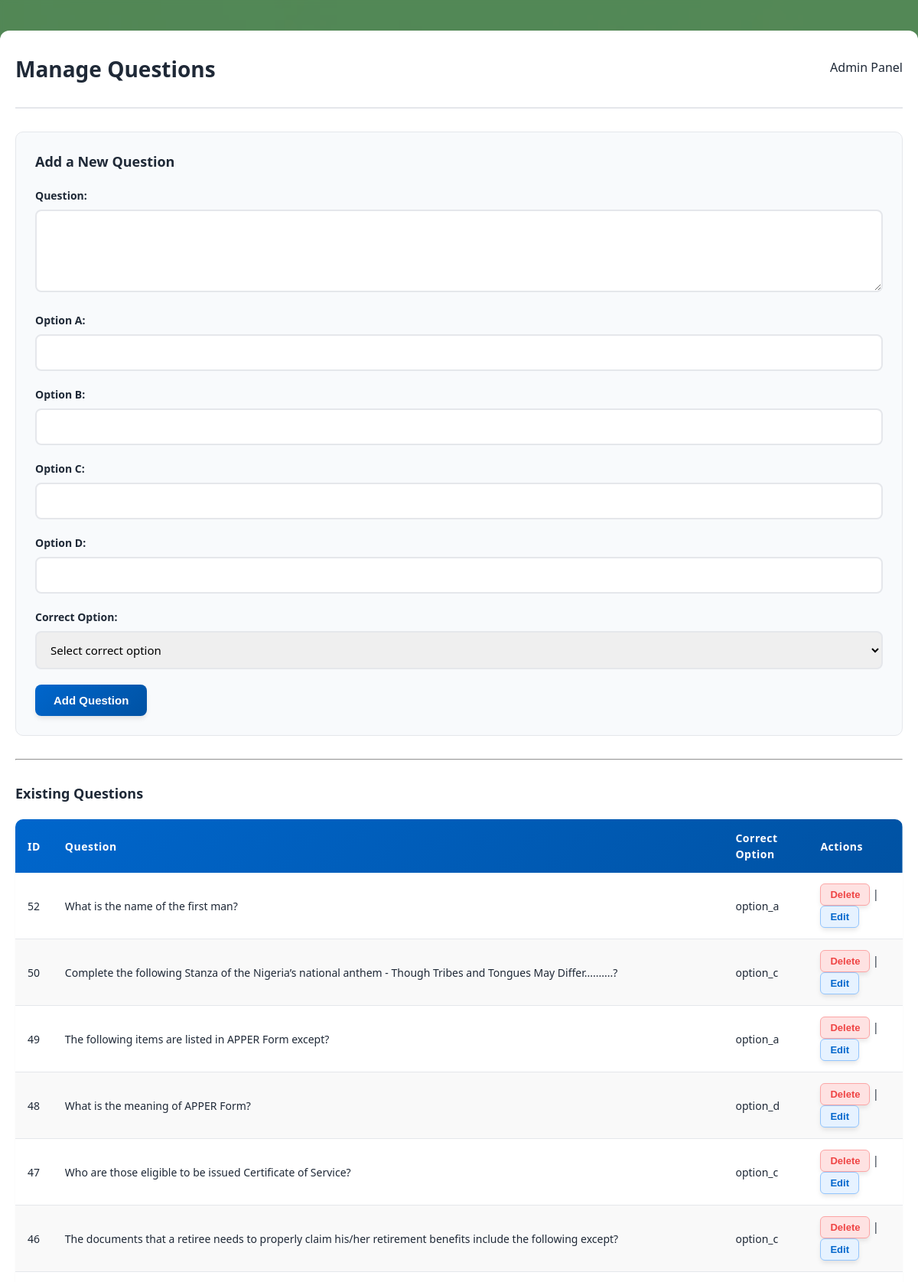
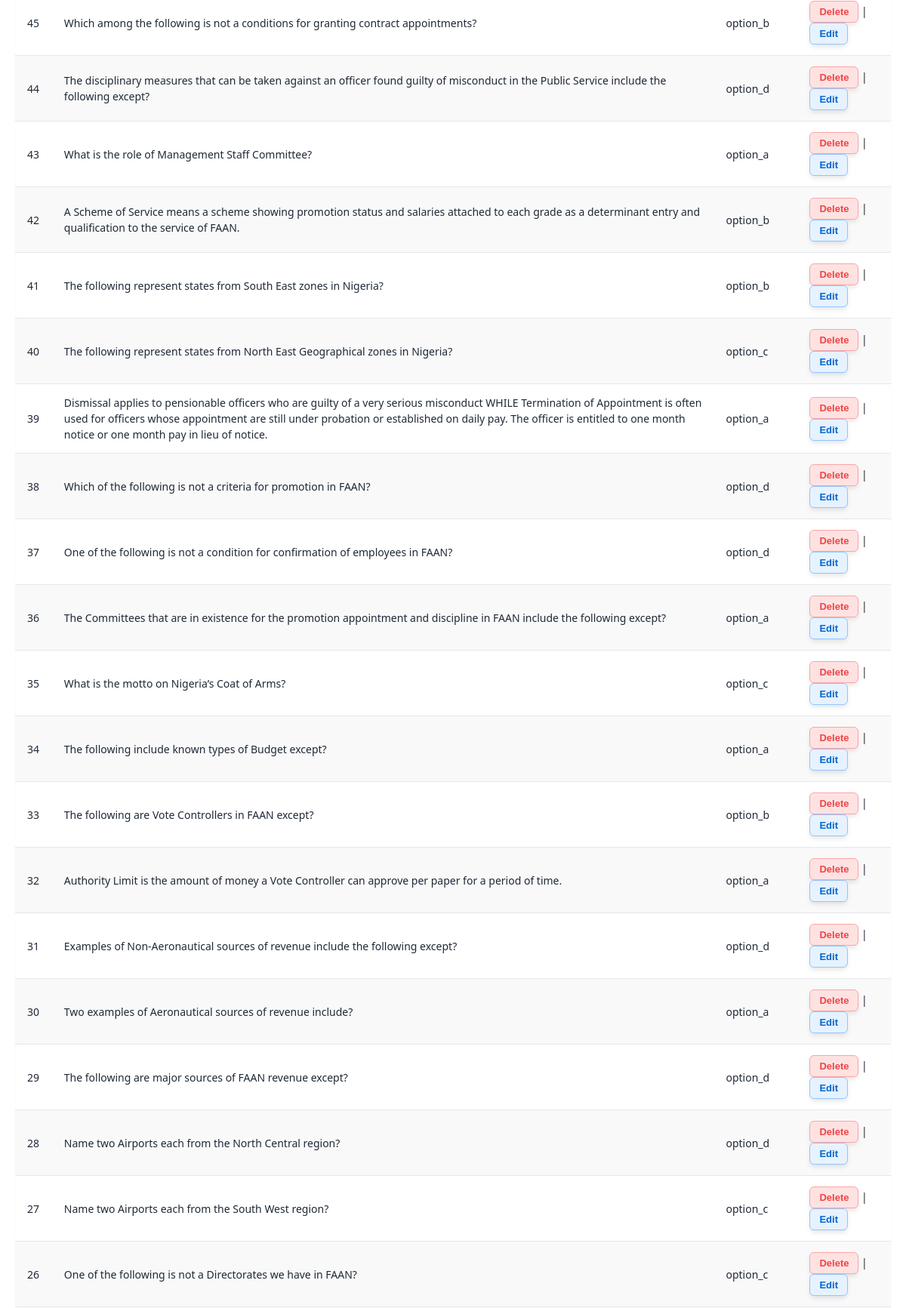
The page /admin/questions (signed in, upper part) on the database its author committed (2 pictures, top to bottom).
### tables this page shows
CREATE TABLE questions (
                id INTEGER PRIMARY KEY AUTOINCREMENT,
                question TEXT NOT NULL,
                option_a TEXT NOT NULL,
                option_b TEXT NOT NULL,
                option_c TEXT NOT NULL,
                option_d TEXT NOT NULL,
                correct_option TEXT NOT NULL
            );

### app.py (the view, shortened to what this page needs)
@app.route("/admin/questions", methods=["GET", "POST"])
def admin_questions():
    if not flask_session.get("is_admin"):
        return redirect(url_for("admin_login"))
    db = get_db()
    questions = db.execute("SELECT * FROM questions ORDER BY id DESC").fetchall()
    return render_template("admin_questions.html", questions=questions)

### app.py (called while the page is built)
def get_db() -> sqlite3.Connection:
    if "db" not in g:
        g.db = sqlite3.connect(DATABASE)
        g.db.row_factory = sqlite3.Row
    return g.db

### templates/admin_questions.html (shortened to what this page needs)
<!DOCTYPE html>
<html lang="en">
<head>
    <link rel="stylesheet" href="{{ url_for('static', filename='style.css') }}">
</head>
<body class="landing-bg">
    <div class="admin-container">
        <header class="exam-header">
            <h1>Manage Questions</h1>
            <p class="exam-progress">Admin Panel</p>
        </header>
        <section class="form-section">
            <h2>Add a New Question</h2>
            <form method="POST" action="">
                <div class="form-group">
                    <label for="question">Question:</label>
                    <textarea id="question" name="question" required rows="4"></textarea>
                </div>
                <div class="form-group">
                    <label for="option_a">Option A:</label>
                    <input type="text" id="option_a" name="option_a" required>
                </div>
                <div class="form-group">
                    <label for="option_b">Option B:</label>
                    <input type="text" id="option_b" name="option_b" required>
                </div>
                <div class="form-group">
                    <label for="option_c">Option C:</label>
                    <input type="text" id="option_c" name="option_c">
                </div>
                <div class="form-group">
                    <label for="option_d">Option D:</label>
                    <input type="text" id="option_d" name="option_d">
                </div>
                <div class="form-group">
                    <label for="correct_option">Correct Option:</label>
                    <select id="correct_option" name="correct_option" required>
                        <option value="" disabled selected>Select correct option</option>
                    </select>
                </div>
                <button type="submit" class="btn-primary">Add Question</button>
            </form>
        </section>
        <hr>
        <section class="table-section">
            <h2>Existing Questions</h2>
            {% if questions %}
            <table class="admin-table">
                <thead>
                    <tr>
                        <th>ID</th>
                        <th>Question</th>
                        <th>Correct Option</th>
                        <th>Actions</th>
                    </tr>
                </thead>
                <tbody>
                    {% for q in questions %}
                    <tr>
                        <td>{{ q["id"] }}</td>
                        <td class="question-cell">{{ q["question"] }}</td>
                        <td>{{ q["correct_option"] }}</td>
                        <td class="actions">
                            <form method="POST" style="display:inline;">
                                <button type="submit" class="delete-link"
                                        onclick="return confirm('Delete this question?')">Delete</button>
                            </form>
                            |
                            <button type="button" class="edit-link"
                                    onclick="document.getElementById('edit{{ q['id'] }}').style.display='block';">Edit</button>
                        </td>
                    </tr>
                    {% endfor %}
                </tbody>
            </table>
            {% else %}
            <p>No questions found.</p>
            {% endif %}
        </section>
    </div>
</body>
</html>

### static/style.css (style rules this page uses)
:root { --primary: #0066cc; --primary-dark: #0052a3; --primary-light: #e6f2ff; --secondary: #00cc88; --success: #10b981; --warning: #f59e0b; --danger: #ef4444; --bg-light: #f8fafc; --bg-white: #ffffff; --text-primary: #1f2937; --text-secondary: #6b7280; --border-color: #e5e7eb; --shadow-sm: 0 1px 2px 0 rgba(0, 0, 0, 0.05); --shadow-md: 0 4px 6px -1px rgba(0, 0, 0, 0.1); --shadow-lg: 0 10px 15px -3px rgba(0, 0, 0, 0.1); --transition: all 0.3s ease; }
body { font-family: -apple-system, BlinkMacSystemFont, 'Segoe UI', Roboto, 'Helvetica Neue', Arial, sans-serif; background: linear-gradient(135deg, #f8fafc 0%, #f1f5f9 100%); margin: 0; padding: 0; color: var(--text-primary); line-height: 1.6; }
body { font-family: 'Segoe UI', Arial, sans-serif; font-size: 16px; line-height: 1.5; }
h1, h2, h3 { margin-bottom: 15px; }
p { margin-bottom: 20px; }
.admin-container { max-width: 1200px; margin: 40px auto; padding: 20px; position: relative; z-index: 2; background-color: var(--bg-white); border-radius: 12px; box-shadow: var(--shadow-lg); }
.exam-header, .results-header { display: flex; justify-content: space-between; align-items: center; margin-bottom: 30px; padding-bottom: 20px; border-bottom: 2px solid var(--border-color); }
.exam-header h1, .results-header h1 { margin: 0; font-size: 28px; font-weight: 700; color: var(--text-primary); }
button { background-color: var(--primary); color: white; border: none; padding: 12px 24px; border-radius: 8px; font-size: 15px; font-weight: 600; cursor: pointer; transition: var(--transition); box-shadow: var(--shadow-md); }
.btn-primary { background: linear-gradient(135deg, var(--primary) 0%, var(--primary-dark) 100%); color: white; border: none; padding: 12px 24px; border-radius: 8px; font-weight: 600; cursor: pointer; transition: var(--transition); }
.admin-table { width: 100%; border-collapse: collapse; margin-top: 20px; border-radius: 10px; overflow: hidden; box-shadow: var(--shadow-sm); }
.admin-table thead { background: linear-gradient(135deg, var(--primary) 0%, var(--primary-dark) 100%); }
.admin-table th { color: white; padding: 14px 16px; text-align: left; font-weight: 600; font-size: 14px; letter-spacing: 0.5px; }
.admin-table td { padding: 14px 16px; border-bottom: 1px solid var(--border-color); color: var(--text-primary); font-size: 14px; }
.admin-table tbody tr { transition: var(--transition); }
.admin-table tbody tr:nth-child(even) { background: #f9f9f9; }
.form-group { margin-bottom: 20px; }
input[type="text"], input[type="password"] { padding: 10px; border-radius: 6px; border: 1px solid #ccc; }
.form-group label { display: block; margin-bottom: 8px; font-weight: 600; color: var(--text-primary); font-size: 14px; }
.form-group input[type="text"], .form-group input[type="password"], .form-group textarea, .form-group select { width: 100%; padding: 12px 14px; border: 2px solid var(--border-color); border-radius: 8px; font-size: 15px; font-family: inherit; transition: var(--transition); box-sizing: border-box; }
.form-group textarea { resize: vertical; min-height: 100px; }
.form-section { background-color: var(--bg-light); border-radius: 10px; padding: 25px; margin-bottom: 30px; border: 1px solid var(--border-color); }
.form-section h2 { margin-top: 0; margin-bottom: 20px; font-size: 18px; color: var(--text-primary); }
.table-section { margin-top: 30px; }
.table-section h2 { font-size: 18px; color: var(--text-primary); margin-bottom: 15px; }
.delete-link { color: var(--danger); background-color: #fee2e2; border: 1px solid #fca5a5; padding: 6px 12px; border-radius: 6px; text-decoration: none; font-size: 13px; transition: var(--transition); cursor: pointer; font-weight: 600; }
.edit-link { color: var(--primary); background-color: var(--primary-light); border: 1px solid #93c5fd; padding: 6px 12px; border-radius: 6px; text-decoration: none; font-size: 13px; transition: var(--transition); cursor: pointer; font-weight: 600; display: inline-block; }
.landing-bg { background-image: url('/static/bg_exam.png'); background-size: cover; background-position: center; background-repeat: no-repeat; background-attachment: fixed; min-height: 100vh; }
body > * { position: relative; z-index: 2; }

### rows shown on the page
questions: id "52", question "What is the name of the first man?", correct_option "option_a"
questions: id "50", question "Complete the following Stanza of the Nigeria’s national anthem - Though Tribes and Tongues May Differ..........?", correct_option "option_c"
questions: id "49", question "The following items are listed in APPER Form except?", correct_option "option_a"
questions: id "48", question "What is the meaning of APPER Form?", correct_option "option_d"
questions: id "47", question "Who are those eligible to be issued Certificate of Service?", correct_option "option_c"
questions: id "46", question "The documents that a retiree needs to properly claim his/her retirement benefits include the following except?", correct_option "option_c"
questions: id "45", question "Which among the following is not a conditions for granting contract appointments?", correct_option "option_b"
questions: id "44", question "The disciplinary measures that can be taken against an officer found guilty of misconduct in the Public Service include the following except?", correct_option "option_d"
questions: id "43", question "What is the role of Management Staff Committee?", correct_option "option_a"
questions: id "42", question "A Scheme of Service means a scheme showing promotion status and salaries attached to each grade as a determinant entry and qualification to the service of FAAN.", correct_option "option_b"
questions: id "41", question "The following represent states from South East zones in Nigeria?", correct_option "option_b"
questions: id "40", question "The following represent states from North East Geographical zones in Nigeria?", correct_option "option_c"
questions: id "39", question "Dismissal applies to pensionable officers who are guilty of a very serious misconduct WHILE Termination of Appointment is often used for officers whose appointment are still under probation or established on daily pay. The officer is entitled to one month notice or one month pay in lieu of notice.", correct_option "option_a"
questions: id "38", question "Which of the following is not a criteria for promotion in FAAN?", correct_option "option_d"
questions: id "37", question "One of the following is not a condition for confirmation of employees in FAAN?", correct_option "option_d"
questions: id "36", question "The Committees that are in existence for the promotion appointment and discipline in FAAN include the following except?", correct_option "option_a"
questions: id "35", question "What is the motto on Nigeria’s Coat of Arms?", correct_option "option_c"
questions: id "34", question "The following include known types of Budget except?", correct_option "option_a"
questions: id "33", question "The following are Vote Controllers in FAAN except?", correct_option "option_b"
questions: id "32", question "Authority Limit is the amount of money a Vote Controller can approve per paper for a period of time.", correct_option "option_a"
questions: id "31", question "Examples of Non-Aeronautical sources of revenue include the following except?", correct_option "option_d"
questions: id "30", question "Two examples of Aeronautical sources of revenue include?", correct_option "option_a"
questions: id "29", question "The following are major sources of FAAN revenue except?", correct_option "option_d"
questions: id "28", question "Name two Airports each from the North Central region?", correct_option "option_d"
questions: id "27", question "Name two Airports each from the South West region?", correct_option "option_c"
questions: id "26", question "One of the following is not a Directorates we have in FAAN?", correct_option "option_c"
